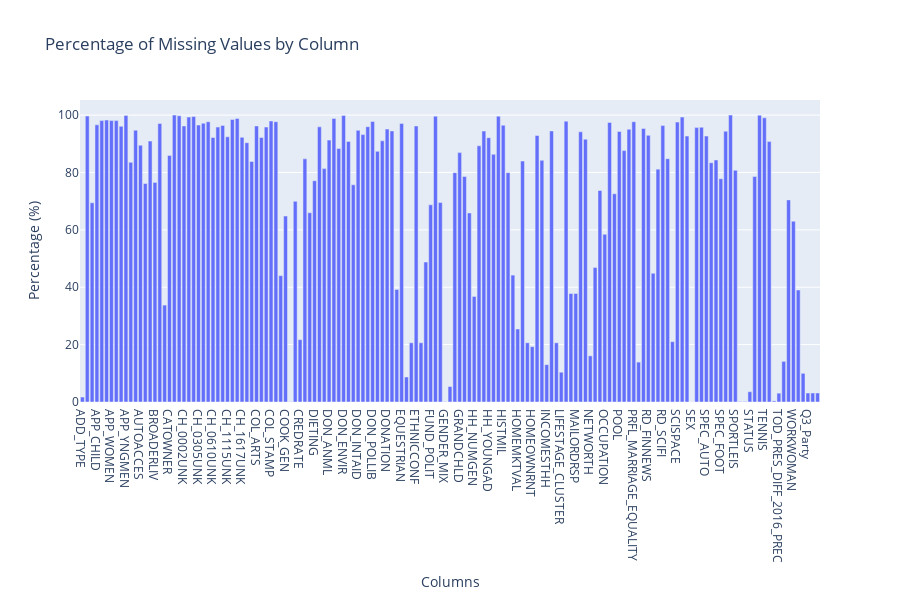

The code cell stored with this chart in its notebook:
### Code cell
columns_med_string = """
AGE
CNS_MEDINC
CNSUS_PCTA
CNSUS_PCTB
CNSUS_PCTH
CNSUS_PCTI
CNSUS_PCTM
CNSUS_PCTO
CNSUS_PCTP
CNSUS_PCTW
HH_SIZE
LENGTH_RES
PERSONS_HH
TOD_PRES_D_2016
TOD_PRES_D_2016_PREC
TOD_PRES_D_2020_PREC
TOD_PRES_O_2016
TOD_PRES_O_2016_PREC
TOD_PRES_O_2020_PREC
TOD_PRES_R_2016
TOD_PRES_R_2016_PREC
TOD_PRES_R_2020_PREC
VOTER_CNT
VP_GEN
VP_OTH
VP_PPP
VP_PRI """

columns_med_impute = convert_columns_to_list(columns_med_string)

df_imputed = impute_missing_values(df_imputed, columns_med_impute, "median")
plot_missing_values(df_imputed)

### Figure 1 — Plotly figure (JSON) as saved in the notebook; plotly's stock layout.template omitted (floating-point values rounded to 4 significant figures; data arrays with more than 128 entries replaced by an {"elided": "..."} marker saying what was removed)
{"data": [{"alignmentgroup": "True", "hovertemplate": "Columns=%{x}<br>Percentage (%)=%{y}<extra></extra>", "legendgroup": "", "marker": {"color": "#636efa", "pattern": {"shape": ""}}, "name": "", "offsetgroup": "", "orientation": "v", "showlegend": false, "textposition": "auto", "type": "bar", "x": {"elided": "153 str values"}, "xaxis": "x", "y": {"elided": "153 float values"}, "yaxis": "y"}], "layout": {"barmode": "relative", "height": 600, "legend": {"tracegroupgap": 0}, "title": {"text": "Percentage of Missing Values by Column"}, "xaxis": {"anchor": "y", "domain": [0, 1], "title": {"text": "Columns"}}, "yaxis": {"anchor": "x", "domain": [0, 1], "title": {"text": "Percentage (%)"}}}}
